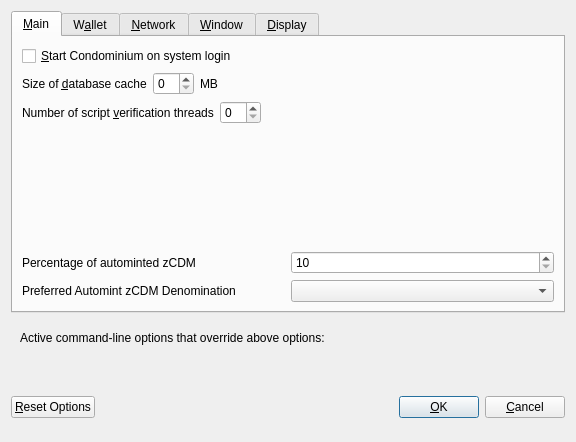
<?xml version="1.0" encoding="UTF-8"?>
<ui version="4.0">
 <class>OptionsDialog</class>
 <widget class="QDialog" name="OptionsDialog">
  <property name="geometry">
   <rect>
    <x>0</x>
    <y>0</y>
    <width>576</width>
    <height>442</height>
   </rect>
  </property>
  <property name="windowTitle">
   <string>Options</string>
  </property>
  <property name="modal">
   <bool>true</bool>
  </property>
  <layout class="QVBoxLayout" name="verticalLayout">
   <item>
    <widget class="QTabWidget" name="tabWidget">
     <property name="currentIndex">
      <number>0</number>
     </property>
     <widget class="QWidget" name="tabMain">
      <attribute name="title">
       <string>&amp;Main</string>
      </attribute>
      <layout class="QVBoxLayout" name="verticalLayout_Main">
       <item>
        <widget class="QCheckBox" name="bitcoinAtStartup">
         <property name="toolTip">
          <string>Automatically start Condominium after logging in to the system.</string>
         </property>
         <property name="text">
          <string>&amp;Start Condominium on system login</string>
         </property>
        </widget>
       </item>
       <item>
        <layout class="QHBoxLayout" name="horizontalLayout_2_Main">
         <item>
          <widget class="QLabel" name="databaseCacheLabel">
           <property name="text">
            <string>Size of &amp;database cache</string>
           </property>
           <property name="textFormat">
            <enum>Qt::PlainText</enum>
           </property>
           <property name="buddy">
            <cstring>databaseCache</cstring>
           </property>
          </widget>
         </item>
         <item>
          <widget class="QSpinBox" name="databaseCache"/>
         </item>
         <item>
          <widget class="QLabel" name="databaseCacheUnitLabel">
           <property name="text">
            <string>MB</string>
           </property>
           <property name="textFormat">
            <enum>Qt::PlainText</enum>
           </property>
          </widget>
         </item>
         <item>
          <spacer name="horizontalSpacer_2_Main">
           <property name="orientation">
            <enum>Qt::Horizontal</enum>
           </property>
           <property name="sizeHint" stdset="0">
            <size>
             <width>40</width>
             <height>20</height>
            </size>
           </property>
          </spacer>
         </item>
        </layout>
       </item>
       <item>
        <layout class="QHBoxLayout" name="horizontalLayout_3_Main">
         <item>
          <widget class="QLabel" name="threadsScriptVerifLabel">
           <property name="text">
            <string>Number of script &amp;verification threads</string>
           </property>
           <property name="textFormat">
            <enum>Qt::PlainText</enum>
           </property>
           <property name="buddy">
            <cstring>threadsScriptVerif</cstring>
           </property>
          </widget>
         </item>
         <item>
          <widget class="QSpinBox" name="threadsScriptVerif">
           <property name="toolTip">
            <string>(0 = auto, &lt;0 = leave that many cores free)</string>
           </property>
          </widget>
         </item>
         <item>
          <spacer name="horizontalSpacer_3_Main">
           <property name="orientation">
            <enum>Qt::Horizontal</enum>
           </property>
           <property name="sizeHint" stdset="0">
            <size>
             <width>40</width>
             <height>20</height>
            </size>
           </property>
          </spacer>
         </item>
        </layout>
       </item>
       <item>
        <spacer name="verticalSpacer_2">
         <property name="orientation">
          <enum>Qt::Vertical</enum>
         </property>
         <property name="sizeHint" stdset="0">
          <size>
           <width>20</width>
           <height>40</height>
          </size>
         </property>
        </spacer>
       </item>
       <item>
        <layout class="QHBoxLayout" name="horizontalLayout_3">
         <item>
          <widget class="QLabel" name="percentage_label">
           <property name="toolTip">
            <string>Percentage of incoming CONDOMINIUM which get automatically converted to zCDM via Zerocoin Protocol (min: 10%)</string>
           </property>
           <property name="text">
            <string>Percentage of autominted zCDM</string>
           </property>
          </widget>
         </item>
         <item>
          <widget class="QSpinBox" name="zeromintPercentage">
           <property name="minimum">
            <number>10</number>
           </property>
           <property name="maximum">
            <number>100</number>
           </property>
          </widget>
         </item>
        </layout>
       </item>
       <item>
        <layout class="QHBoxLayout" name="horizontalLayout" stretch="0,0">
         <property name="sizeConstraint">
          <enum>QLayout::SetFixedSize</enum>
         </property>
         <item>
          <widget class="QLabel" name="labelPreferredDenom">
           <property name="maximumSize">
            <size>
             <width>16777215</width>
             <height>16777215</height>
            </size>
           </property>
           <property name="toolTip">
            <string>Wait with automatic conversion to Zerocoin until enough CONDOMINIUM for this denomination is available</string>
           </property>
           <property name="text">
            <string>Preferred Automint zCDM Denomination</string>
           </property>
          </widget>
         </item>
         <item>
          <widget class="QComboBox" name="preferredDenom">
           <property name="maximumSize">
            <size>
             <width>16777215</width>
             <height>27</height>
            </size>
           </property>
           <property name="toolTip">
            <string>Wait with automatic conversion to Zerocoin until enough CONDOMINIUM for this denomination is available</string>
           </property>
           <property name="maxVisibleItems">
            <number>9</number>
           </property>
           <property name="maxCount">
            <number>9</number>
           </property>
          </widget>
         </item>
        </layout>
       </item>
      </layout>
     </widget>
     <widget class="QWidget" name="tabWallet">
      <attribute name="title">
       <string>W&amp;allet</string>
      </attribute>
      <layout class="QVBoxLayout" name="verticalLayout_Wallet">
       <item>
        <widget class="QGroupBox" name="groupBox">
         <property name="title">
          <string>Expert</string>
         </property>
         <layout class="QVBoxLayout" name="verticalLayout_2">
          <item>
           <widget class="QCheckBox" name="coinControlFeatures">
            <property name="toolTip">
             <string>Whether to show coin control features or not.</string>
            </property>
            <property name="text">
             <string>Enable coin &amp;control features</string>
            </property>
           </widget>
          </item>
          <item>
           <widget class="QCheckBox" name="showMasternodesTab">
            <property name="toolTip">
             <string>Show additional tab listing all your masternodes in first sub-tab&lt;br/&gt;and all masternodes on the network in second sub-tab.</string>
            </property>
            <property name="text">
             <string>Show Masternodes Tab</string>
            </property>
           </widget>
          </item>
          <item>
           <widget class="QCheckBox" name="spendZeroConfChange">
            <property name="toolTip">
             <string>If you disable the spending of unconfirmed change, the change from a transaction&lt;br/&gt;cannot be used until that transaction has at least one confirmation.&lt;br/&gt;This also affects how your balance is computed.</string>
            </property>
            <property name="text">
             <string>&amp;Spend unconfirmed change</string>
            </property>
           </widget>
          </item>
         </layout>
        </widget>
       </item>
       <item>
        <spacer name="verticalSpacer_Wallet">
         <property name="orientation">
          <enum>Qt::Vertical</enum>
         </property>
         <property name="sizeHint" stdset="0">
          <size>
           <width>20</width>
           <height>40</height>
          </size>
         </property>
        </spacer>
       </item>
      </layout>
     </widget>
     <widget class="QWidget" name="tabNetwork">
      <attribute name="title">
       <string>&amp;Network</string>
      </attribute>
      <layout class="QVBoxLayout" name="verticalLayout_Network">
       <item>
        <widget class="QCheckBox" name="mapPortUpnp">
         <property name="toolTip">
          <string>Automatically open the Condominium client port on the router. This only works when your router supports UPnP and it is enabled.</string>
         </property>
         <property name="text">
          <string>Map port using &amp;UPnP</string>
         </property>
        </widget>
       </item>
       <item>
        <widget class="QCheckBox" name="allowIncoming">
         <property name="toolTip">
          <string>Accept connections from outside</string>
         </property>
         <property name="text">
          <string>Allow incoming connections</string>
         </property>
        </widget>
       </item>
       <item>
        <widget class="QCheckBox" name="connectSocks">
         <property name="toolTip">
          <string>Connect to the Condominium network through a SOCKS5 proxy.</string>
         </property>
         <property name="text">
          <string>&amp;Connect through SOCKS5 proxy (default proxy):</string>
         </property>
        </widget>
       </item>
       <item>
        <layout class="QHBoxLayout" name="horizontalLayout_1_Network">
         <item>
          <widget class="QLabel" name="proxyIpLabel">
           <property name="text">
            <string>Proxy &amp;IP:</string>
           </property>
           <property name="textFormat">
            <enum>Qt::PlainText</enum>
           </property>
           <property name="buddy">
            <cstring>proxyIp</cstring>
           </property>
          </widget>
         </item>
         <item>
          <widget class="QValidatedLineEdit" name="proxyIp">
           <property name="minimumSize">
            <size>
             <width>140</width>
             <height>0</height>
            </size>
           </property>
           <property name="maximumSize">
            <size>
             <width>140</width>
             <height>16777215</height>
            </size>
           </property>
           <property name="toolTip">
            <string>IP address of the proxy (e.g. IPv4: 127.0.0.1 / IPv6: ::1)</string>
           </property>
          </widget>
         </item>
         <item>
          <widget class="QLabel" name="proxyPortLabel">
           <property name="text">
            <string>&amp;Port:</string>
           </property>
           <property name="textFormat">
            <enum>Qt::PlainText</enum>
           </property>
           <property name="buddy">
            <cstring>proxyPort</cstring>
           </property>
          </widget>
         </item>
         <item>
          <widget class="QLineEdit" name="proxyPort">
           <property name="minimumSize">
            <size>
             <width>55</width>
             <height>0</height>
            </size>
           </property>
           <property name="maximumSize">
            <size>
             <width>55</width>
             <height>16777215</height>
            </size>
           </property>
           <property name="toolTip">
            <string>Port of the proxy (e.g. 9050)</string>
           </property>
          </widget>
         </item>
         <item>
          <spacer name="horizontalSpacer_1_Network">
           <property name="orientation">
            <enum>Qt::Horizontal</enum>
           </property>
           <property name="sizeHint" stdset="0">
            <size>
             <width>40</width>
             <height>20</height>
            </size>
           </property>
          </spacer>
         </item>
        </layout>
       </item>
       <item>
        <spacer name="verticalSpacer_Network">
         <property name="orientation">
          <enum>Qt::Vertical</enum>
         </property>
         <property name="sizeHint" stdset="0">
          <size>
           <width>20</width>
           <height>40</height>
          </size>
         </property>
        </spacer>
       </item>
      </layout>
     </widget>
     <widget class="QWidget" name="tabWindow">
      <attribute name="title">
       <string>&amp;Window</string>
      </attribute>
      <layout class="QVBoxLayout" name="verticalLayout_Window">
       <item>
        <widget class="QCheckBox" name="minimizeToTray">
         <property name="toolTip">
          <string>Show only a tray icon after minimizing the window.</string>
         </property>
         <property name="text">
          <string>&amp;Minimize to the tray instead of the taskbar</string>
         </property>
        </widget>
       </item>
       <item>
        <widget class="QCheckBox" name="minimizeOnClose">
         <property name="toolTip">
          <string>Minimize instead of exit the application when the window is closed. When this option is enabled, the application will be closed only after selecting Quit in the menu.</string>
         </property>
         <property name="text">
          <string>M&amp;inimize on close</string>
         </property>
        </widget>
       </item>
       <item>
        <spacer name="verticalSpacer_Window">
         <property name="orientation">
          <enum>Qt::Vertical</enum>
         </property>
         <property name="sizeHint" stdset="0">
          <size>
           <width>20</width>
           <height>40</height>
          </size>
         </property>
        </spacer>
       </item>
      </layout>
     </widget>
     <widget class="QWidget" name="tabDisplay">
      <attribute name="title">
       <string>&amp;Display</string>
      </attribute>
      <layout class="QVBoxLayout" name="verticalLayout_Display">
       <item>
        <layout class="QHBoxLayout" name="horizontalLayout_1_Display">
         <item>
          <widget class="QLabel" name="langLabel">
           <property name="text">
            <string>User Interface &amp;language:</string>
           </property>
           <property name="textFormat">
            <enum>Qt::PlainText</enum>
           </property>
           <property name="buddy">
            <cstring>lang</cstring>
           </property>
          </widget>
         </item>
         <item>
          <widget class="QValueComboBox" name="lang">
           <property name="toolTip">
            <string>The user interface language can be set here. This setting will take effect after restarting Condominium.</string>
           </property>
          </widget>
         </item>
        </layout>
       </item>
       <item>
        <widget class="QLabel" name="label_3">
         <property name="toolTip">
          <string notr="true"/>
         </property>
         <property name="statusTip">
          <string notr="true"/>
         </property>
         <property name="whatsThis">
          <string notr="true"/>
         </property>
         <property name="accessibleName">
          <string notr="true"/>
         </property>
         <property name="text">
          <string>Language missing or translation incomplete? Help contributing translations here:
https://www.transifex.com/condominium-project/condominium-project-translations</string>
         </property>
         <property name="wordWrap">
          <bool>true</bool>
         </property>
         <property name="openExternalLinks">
          <bool>true</bool>
         </property>
         <property name="textInteractionFlags">
          <set>Qt::TextBrowserInteraction</set>
         </property>
        </widget>
       </item>
       <item>
        <layout class="QHBoxLayout" name="horizontalLayout_4_Display" stretch="0,0">
         <item>
          <widget class="QLabel" name="themeLabel">
           <property name="text">
            <string>User Interface Theme:</string>
           </property>
          </widget>
         </item>
         <item>
          <widget class="QValueComboBox" name="theme"/>
         </item>
        </layout>
       </item>
       <item>
        <widget class="Line" name="line">
         <property name="orientation">
          <enum>Qt::Horizontal</enum>
         </property>
        </widget>
       </item>
       <item>
        <layout class="QHBoxLayout" name="horizontalLayout_2_Display">
         <item>
          <widget class="QLabel" name="unitLabel">
           <property name="text">
            <string>&amp;Unit to show amounts in:</string>
           </property>
           <property name="textFormat">
            <enum>Qt::PlainText</enum>
           </property>
           <property name="buddy">
            <cstring>unit</cstring>
           </property>
          </widget>
         </item>
         <item>
          <widget class="QValueComboBox" name="unit">
           <property name="toolTip">
            <string>Choose the default subdivision unit to show in the interface and when sending coins.</string>
           </property>
          </widget>
         </item>
        </layout>
       </item>
       <item>
        <layout class="QHBoxLayout" name="horizontalLayout_5_Display">
         <item>
          <widget class="QLabel" name="digitsLabel">
           <property name="text">
            <string>Decimal digits</string>
           </property>
          </widget>
         </item>
         <item>
          <widget class="QValueComboBox" name="digits"/>
         </item>
        </layout>
       </item>
       <item>
        <layout class="QHBoxLayout" name="horizontalLayout_3_Display">
         <item>
          <widget class="QLabel" name="thirdPartyTxUrlsLabel">
           <property name="toolTip">
            <string>Third party URLs (e.g. a block explorer) that appear in the transactions tab as context menu items. %s in the URL is replaced by transaction hash. Multiple URLs are separated by vertical bar |.</string>
           </property>
           <property name="text">
            <string>Third party transaction URLs</string>
           </property>
           <property name="buddy">
            <cstring>thirdPartyTxUrls</cstring>
           </property>
          </widget>
         </item>
         <item>
          <widget class="QLineEdit" name="thirdPartyTxUrls">
           <property name="toolTip">
            <string>Third party URLs (e.g. a block explorer) that appear in the transactions tab as context menu items. %s in the URL is replaced by transaction hash. Multiple URLs are separated by vertical bar |.</string>
           </property>
          </widget>
         </item>
        </layout>
       </item>
       <item>
        <spacer name="verticalSpacer">
         <property name="orientation">
          <enum>Qt::Vertical</enum>
         </property>
         <property name="sizeHint" stdset="0">
          <size>
           <width>20</width>
           <height>40</height>
          </size>
         </property>
        </spacer>
       </item>
      </layout>
     </widget>
    </widget>
   </item>
   <item>
    <widget class="QFrame" name="frame">
     <layout class="QVBoxLayout" name="verticalLayout_Bottom">
      <item>
       <layout class="QHBoxLayout" name="horizontalLayout_Bottom">
        <item>
         <widget class="QLabel" name="overriddenByCommandLineInfoLabel">
          <property name="text">
           <string>Active command-line options that override above options:</string>
          </property>
          <property name="textFormat">
           <enum>Qt::PlainText</enum>
          </property>
         </widget>
        </item>
        <item>
         <spacer name="horizontalSpacer_Bottom">
          <property name="orientation">
           <enum>Qt::Horizontal</enum>
          </property>
          <property name="sizeHint" stdset="0">
           <size>
            <width>40</width>
            <height>20</height>
           </size>
          </property>
         </spacer>
        </item>
       </layout>
      </item>
      <item>
       <widget class="QLabel" name="overriddenByCommandLineLabel">
        <property name="text">
         <string/>
        </property>
        <property name="textFormat">
         <enum>Qt::PlainText</enum>
        </property>
        <property name="wordWrap">
         <bool>true</bool>
        </property>
       </widget>
      </item>
     </layout>
    </widget>
   </item>
   <item>
    <layout class="QHBoxLayout" name="horizontalLayout_Buttons">
     <item>
      <widget class="QPushButton" name="resetButton">
       <property name="toolTip">
        <string>Reset all client options to default.</string>
       </property>
       <property name="text">
        <string>&amp;Reset Options</string>
       </property>
       <property name="autoDefault">
        <bool>false</bool>
       </property>
      </widget>
     </item>
     <item>
      <spacer name="horizontalSpacer_1">
       <property name="orientation">
        <enum>Qt::Horizontal</enum>
       </property>
       <property name="sizeHint" stdset="0">
        <size>
         <width>40</width>
         <height>48</height>
        </size>
       </property>
      </spacer>
     </item>
     <item>
      <widget class="QLabel" name="statusLabel">
       <property name="minimumSize">
        <size>
         <width>200</width>
         <height>0</height>
        </size>
       </property>
       <property name="font">
        <font>
         <weight>75</weight>
         <bold>true</bold>
        </font>
       </property>
       <property name="text">
        <string/>
       </property>
       <property name="textFormat">
        <enum>Qt::PlainText</enum>
       </property>
       <property name="wordWrap">
        <bool>true</bool>
       </property>
      </widget>
     </item>
     <item>
      <spacer name="horizontalSpacer_2">
       <property name="orientation">
        <enum>Qt::Horizontal</enum>
       </property>
       <property name="sizeHint" stdset="0">
        <size>
         <width>40</width>
         <height>48</height>
        </size>
       </property>
      </spacer>
     </item>
     <item>
      <widget class="QPushButton" name="okButton">
       <property name="text">
        <string>&amp;OK</string>
       </property>
       <property name="autoDefault">
        <bool>false</bool>
       </property>
       <property name="default">
        <bool>true</bool>
       </property>
      </widget>
     </item>
     <item>
      <widget class="QPushButton" name="cancelButton">
       <property name="text">
        <string>&amp;Cancel</string>
       </property>
       <property name="autoDefault">
        <bool>false</bool>
       </property>
      </widget>
     </item>
    </layout>
   </item>
  </layout>
 </widget>
 <customwidgets>
  <customwidget>
   <class>QValidatedLineEdit</class>
   <extends>QLineEdit</extends>
   <header>qvalidatedlineedit.h</header>
  </customwidget>
  <customwidget>
   <class>QValueComboBox</class>
   <extends>QComboBox</extends>
   <header>qvaluecombobox.h</header>
  </customwidget>
 </customwidgets>
 <resources/>
 <connections/>
</ui>
